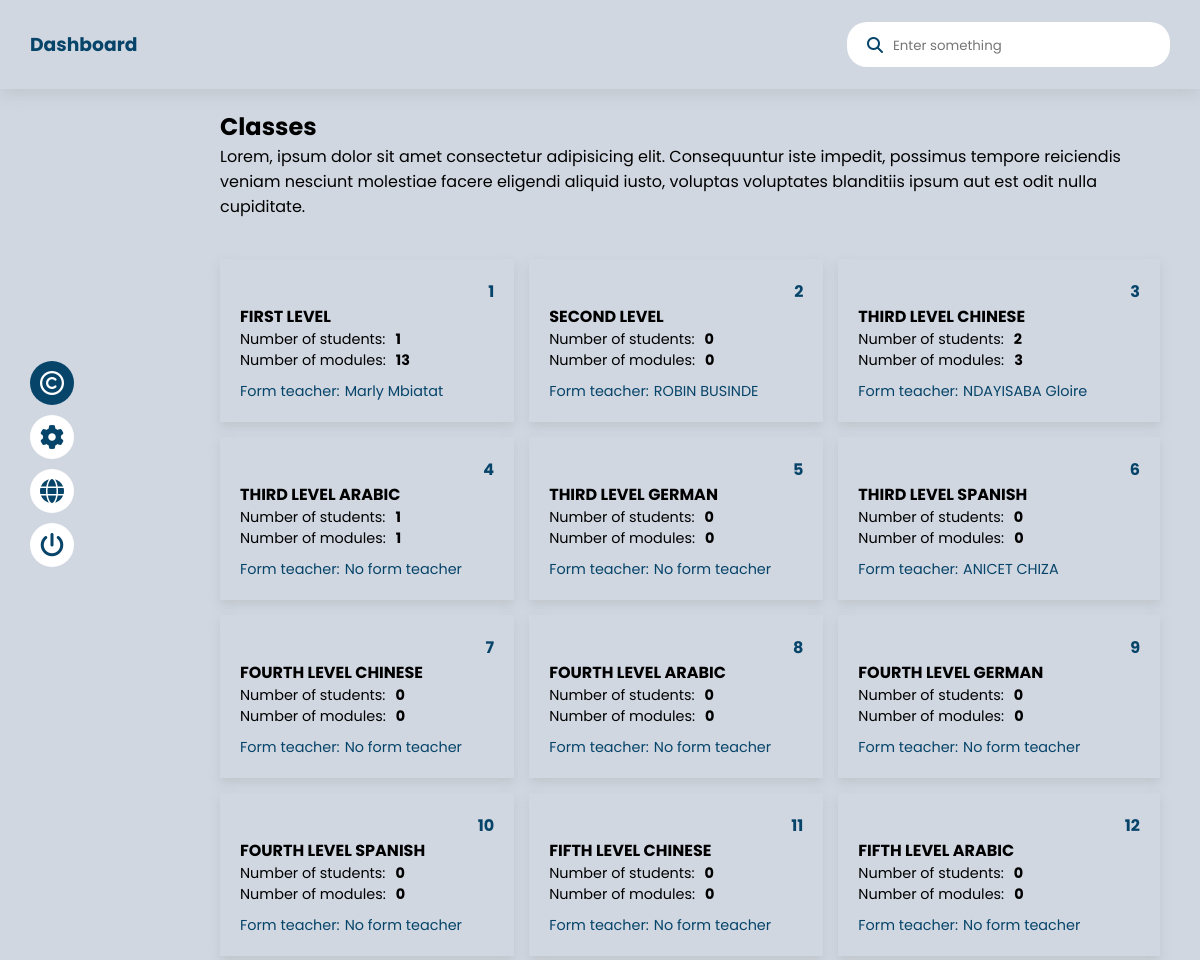
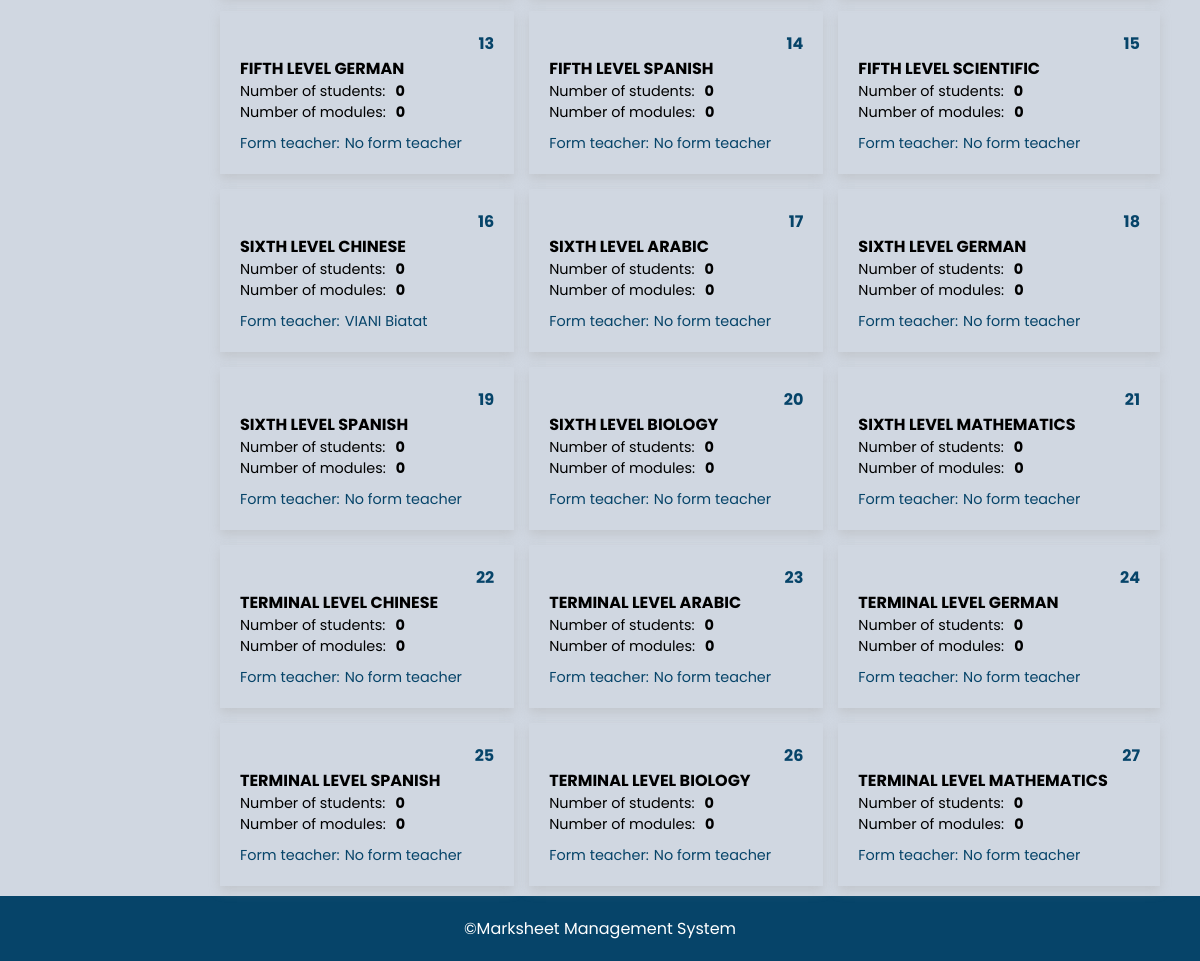
Page /pages/classes/classes.php (signed in) on the committed database (2 pictures, top to bottom).
### tables this page shows
CREATE TABLE `classes` (
  `class_id` int(11) NOT NULL,
  `class_name` varchar(255) NOT NULL
);

### pages/classes/classes.php (the view, shortened to what this page needs)
<?php
require_once('../../models/GenericModel.php');
require_once('../../database/DBConnection.php');
$search = isset($_GET['search']) ? $_GET['search'] : '';
try {
    if ($search) {
        $query = $db->prepare("SELECT
            c.class_id AS classID,
            c.class_name AS className,
            COUNT(DISTINCT s.student_id) AS student_count,
            COUNT(DISTINCT cr.course_id) AS course_count,
            ft.fname AS fname,ft.lname AS lname
            FROM classes c
            LEFT JOIN students_per_class s ON c.class_id = s.class_id
            LEFT JOIN courses cr ON c.class_id = cr.class_id
            LEFT JOIN form_tutors ft ON c.class_id = ft.class_id
            WHERE c.class_name LIKE :search
            GROUP BY c.class_id, c.class_name, ft.fname, ft.lname
            ORDER BY c.class_id, c.class_name");
        $query->execute(['search' => '%' . $search . '%']);
    } else {
        $query = $db->prepare("SELECT
            c.class_id AS classID,
            c.class_name AS className,
            COUNT(DISTINCT s.student_id) AS student_count,
            COUNT(DISTINCT cr.course_id) AS course_count,
            ft.fname AS fname,ft.lname AS lname
            FROM classes c
            LEFT JOIN students_per_class s ON c.class_id = s.class_id
            LEFT JOIN courses cr ON c.class_id = cr.class_id
            LEFT JOIN form_tutors ft ON c.class_id = ft.class_id
            GROUP BY c.class_id, c.class_name, ft.fname,ft.lname
            ORDER BY c.class_id, c.class_name");
        $query->execute();
    }
    $results = $query->fetchAll(PDO::FETCH_ASSOC);
} catch (Exception $e) {
    $results = [];
    error_log("Error fetching classes: " . $e->getMessage());
}
?>
<!DOCTYPE html>
<html lang="en">
<head>
    <link rel="stylesheet" href="../../css/index.css">
    <link rel="stylesheet" href="https://cdnjs.cloudflare.com/ajax/libs/font-awesome/6.5.1/css/all.min.css"/>
</head>
<body>
    <header>
        <div>
            <h3>Dashboard</h3>
        </div>
        <div class="user">
            <div class="search">
                <i class="fa-solid fa-magnifying-glass"></i>
                <form action="" method="get">
                    <input type="search" id="search" name="search" placeholder="Enter something">
                </form>
            </div>
        </div>
    </header>
    <section class="principal-Section">
        <?php require_once('../navbar.php')?>
        <div class="class-content">
            <div class="title">
                <h2>Classes</h2>
                <p>Lorem, ipsum dolor sit amet consectetur adipisicing elit. Consequuntur iste impedit, possimus tempore reiciendis veniam nesciunt molestiae facere eligendi aliquid iusto, voluptas voluptates blanditiis ipsum aut est odit nulla cupiditate.</p>
            </div>
            <div class="all-classes">
                <?php
                if ($search && count($results) === 0) {
                    echo '<p style="color:red; text-align:center;">No result found !!</p>';
                } elseif (count($results) > 0) {
                    foreach ($results as $result) {
                        ?>
                        <div class="classe-content">
                            <strong><?= htmlspecialchars($result['classID']) ?></strong>
                            <h4><?= htmlspecialchars($result['className']) ?></h4>
                            <div style="display: flex;gap:10px">
                                <p>Number of students: </p>
                                <p style="font-weight: bold;"><?= htmlspecialchars($result['student_count']) ?></p>
                            </div>
                            <div style="display: flex;gap:10px">
                                <p>Number of modules: </p>
                                <p style="font-weight: bold;"><?= htmlspecialchars($result['course_count']) ?></p>
                            </div>
                            <div class="class-titular">
                                <p>Form teacher: </p>
                                <span><?= !empty($result['fname']) && !empty($result['lname']) ? htmlspecialchars($result['fname'] . " " . $result['lname']) : " No form teacher " ?></span>
                            </div>
                        </div>
                        <?php
                    }
                } else {
                    echo '<p style="color:red; text-align:center;">No classes available !!</p>';
                }
                ?>
            </div>
        </div>
    </section>
    <footer>
        <p>©Marksheet Management System</p>
    </footer>
</body>
</html>

### css/index.css (style rules this page uses)
:root { --whiteColor: #fff; --blackColor: #000; --grayColor: #d0d7e1; --blueColor: #064469; --grayShadow: #adadad62; --redColor: #cb4c46; --btnColor: #efeded; --blackShadow: #00000046; }
body { font-size: 1rem; font-family: "Poppins", sans-serif; background-color: var(--grayColor); }
header { display: flex; align-items: center; justify-content: space-between; padding: 10px 30px; color: var(--blueColor); box-shadow: 0px 5px 15px var(--grayShadow); }
header .user .search { display: flex; align-items: center; gap: 10px; padding: 10px 20px; border-radius: 20px; width: -moz-fit-content; width: fit-content; -webkit-column-gap: 10px; background-color: var(--whiteColor); }
header .user .search i { color: var(--blueColor); }
header .user .search input { background: unset; }
.principal-Section { margin-top: 10px; display: grid; grid-template-columns: 15% auto; }
.class-content, .design-modules, .titulaire-container { padding: 10px 40px; }
footer { width: 100%; text-align: center; padding: 20px 30px; color: var(--whiteColor); background-color: var(--blueColor); }
* { margin: 0; padding: 0; text-decoration: none; box-sizing: border-box; }
input, button { border: none; outline: none; font-family: "Poppins", sans-serif; }
h3 { text-align: center; margin-top: 20px; margin-bottom: 20px; color: var(--blueColor); }
.all-classes { display: grid; gap: 15px; -webkit-column-gap: 15px; margin-top: 40px; grid-template-columns: auto auto auto; }
.all-classes .classe-content { padding: 20px 20px; box-shadow: 0px 5px 10px var(--grayShadow); color: var(--blackColor); }
.all-classes .classe-content strong { display: flex; justify-content: flex-end; color: var(--blueColor); }
.all-classes .classe-content p { font-size: 0.9rem; }
.all-classes .classe-content .class-titular { display: flex; gap: 5px; -webkit-column-gap: 5px; align-items: center; margin-top: 10px; color: var(--blueColor); font-size: 0.9rem; }

### rows in the picture
classes: class_id "1", class_name "FIRST LEVEL", student_count "1", course_count "13", lname "Marly Mbiatat"
classes: class_id "2", class_name "SECOND LEVEL", student_count "0", course_count "0", lname "ROBIN BUSINDE"
classes: class_id "3", class_name "THIRD LEVEL CHINESE", student_count "2", course_count "3", lname "NDAYISABA Gloire"
classes: class_id "4", class_name "THIRD LEVEL ARABIC", student_count "1", course_count "1", shows "No form teacher"
classes: class_id "5", class_name "THIRD LEVEL GERMAN", student_count "0", course_count "0", shows "No form teacher"
classes: class_id "6", class_name "THIRD LEVEL SPANISH", student_count "0", course_count "0", lname "ANICET CHIZA"
classes: class_id "7", class_name "FOURTH LEVEL CHINESE", student_count "0", course_count "0", shows "No form teacher"
classes: class_id "8", class_name "FOURTH LEVEL ARABIC", student_count "0", course_count "0", shows "No form teacher"
classes: class_id "9", class_name "FOURTH LEVEL GERMAN", student_count "0", course_count "0", shows "No form teacher"
classes: class_id "10", class_name "FOURTH LEVEL SPANISH", student_count "0", course_count "0", shows "No form teacher"
classes: class_id "11", class_name "FIFTH LEVEL CHINESE", student_count "0", course_count "0", shows "No form teacher"
classes: class_id "12", class_name "FIFTH LEVEL ARABIC", student_count "0", course_count "0", shows "No form teacher"
classes: class_id "13", class_name "FIFTH LEVEL GERMAN", student_count "0", course_count "0", shows "No form teacher"
classes: class_id "14", class_name "FIFTH LEVEL SPANISH", student_count "0", course_count "0", shows "No form teacher"
classes: class_id "15", class_name "FIFTH LEVEL SCIENTIFIC", student_count "0", course_count "0", shows "No form teacher"
classes: class_id "16", class_name "SIXTH LEVEL CHINESE", student_count "0", course_count "0", lname "VIANI Biatat"
classes: class_id "17", class_name "SIXTH LEVEL ARABIC", student_count "0", course_count "0", shows "No form teacher"
classes: class_id "18", class_name "SIXTH LEVEL GERMAN", student_count "0", course_count "0", shows "No form teacher"
classes: class_id "19", class_name "SIXTH LEVEL SPANISH", student_count "0", course_count "0", shows "No form teacher"
classes: class_id "20", class_name "SIXTH LEVEL BIOLOGY", student_count "0", course_count "0", shows "No form teacher"
classes: class_id "21", class_name "SIXTH LEVEL MATHEMATICS", student_count "0", course_count "0", shows "No form teacher"
classes: class_id "22", class_name "TERMINAL LEVEL CHINESE", student_count "0", course_count "0", shows "No form teacher"
classes: class_id "23", class_name "TERMINAL LEVEL ARABIC", student_count "0", course_count "0", shows "No form teacher"
classes: class_id "24", class_name "TERMINAL LEVEL GERMAN", student_count "0", course_count "0", shows "No form teacher"
classes: class_id "25", class_name "TERMINAL LEVEL SPANISH", student_count "0", course_count "0", shows "No form teacher"
classes: class_id "26", class_name "TERMINAL LEVEL BIOLOGY", student_count "0", course_count "0", shows "No form teacher"
classes: class_id "27", class_name "TERMINAL LEVEL MATHEMATICS", student_count "0", course_count "0", shows "No form teacher"
